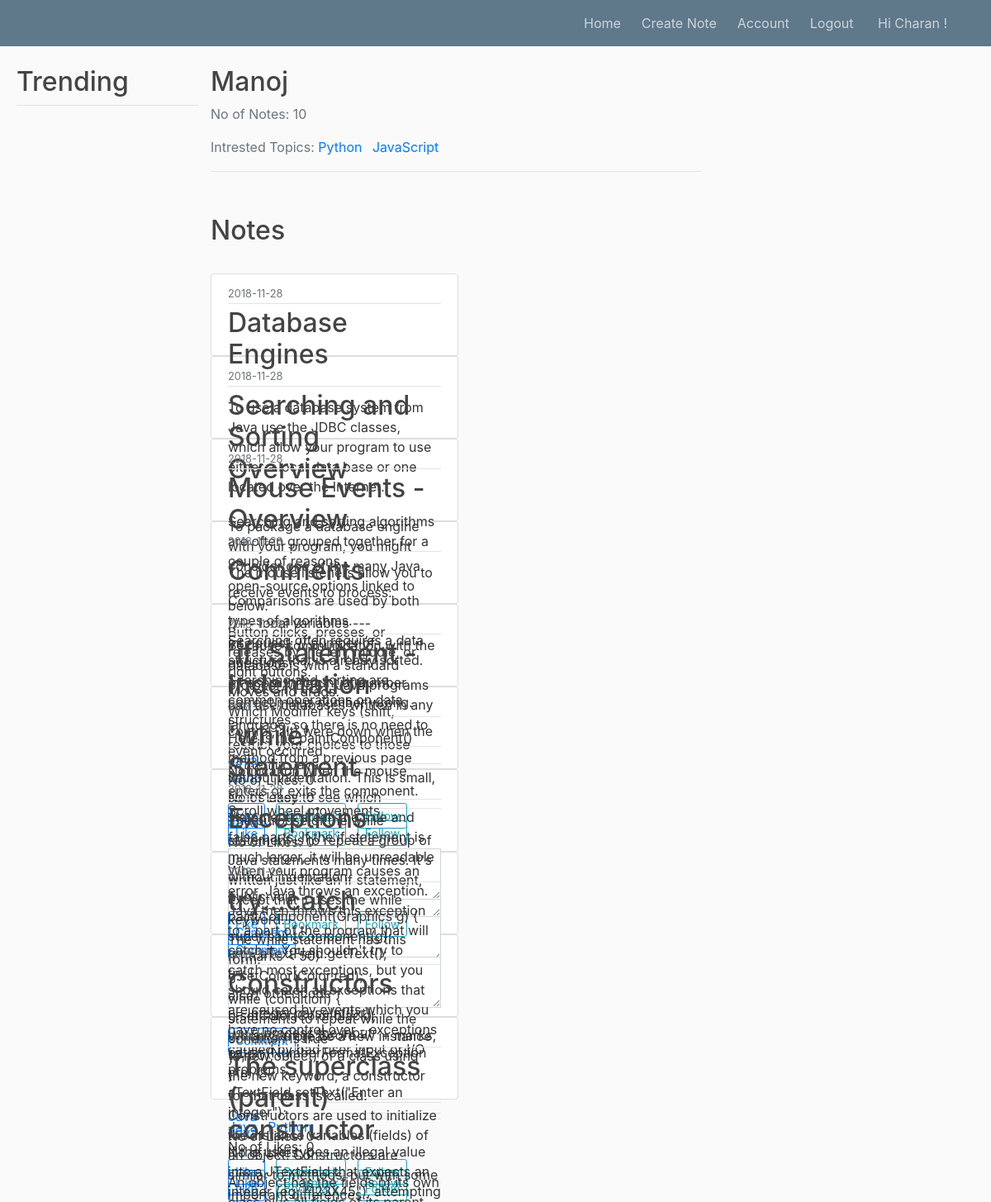
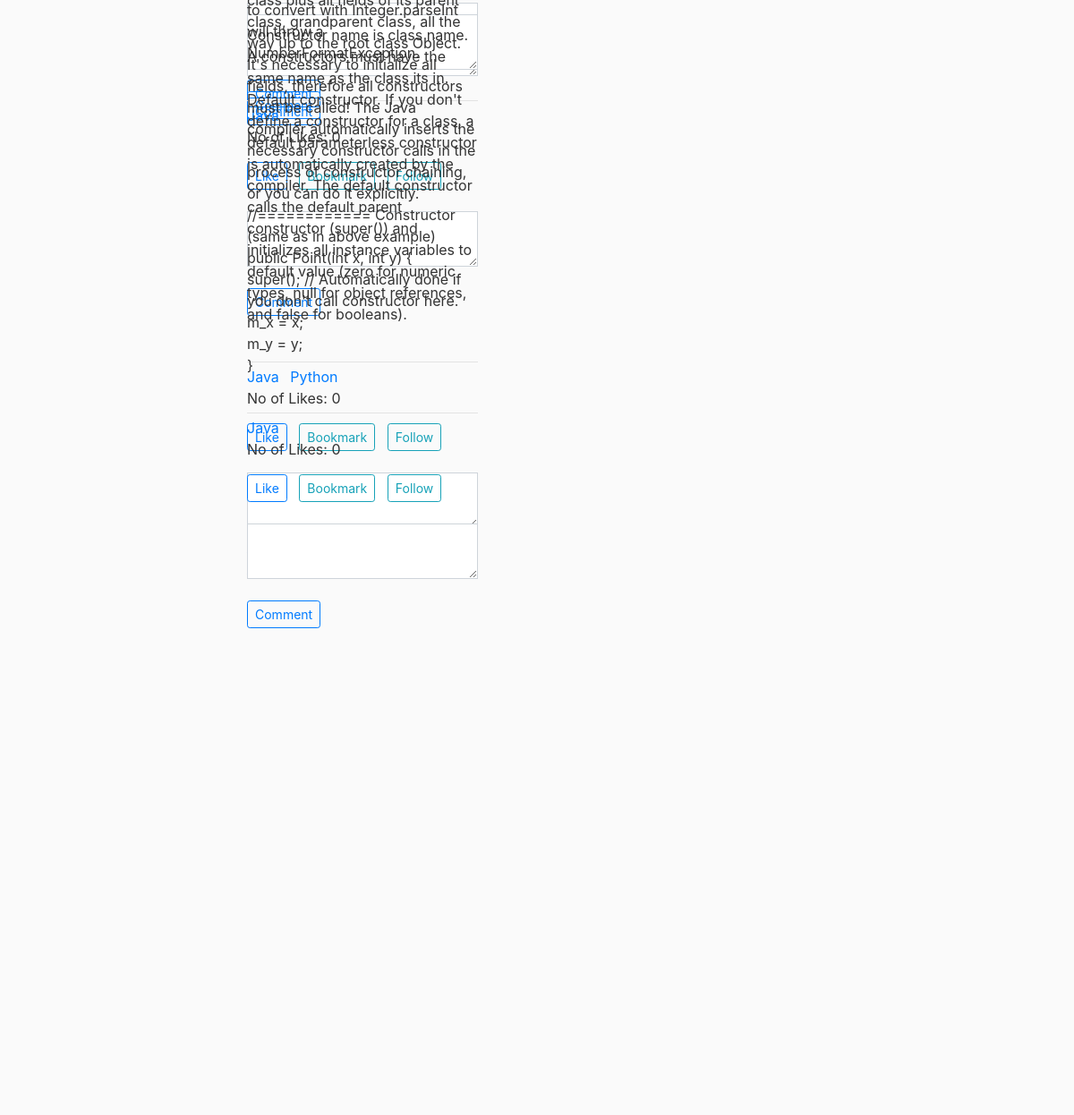
Screenshot of /user/2 (signed in) with the database file from the repository (2 pictures, top to bottom).
### flaskblog/models.py (models this page shows, shortened)
class User(db.Model, UserMixin):
    id = db.Column(db.Integer, primary_key=True)
    firstname = db.Column(db.String(20), nullable=False)
    lastname = db.Column(db.String(20), nullable=False)
    email = db.Column(db.String(120), unique=True, nullable=False)
    password = db.Column(db.String(60), nullable=False)
    note = db.relationship('Note', backref='author', lazy=True)

class Tag(db.Model):
    id = db.Column(db.Integer, primary_key=True)
    name = db.Column(db.String(100), nullable=False)
    usertags = db.relationship('User', secondary='tagmapper', backref=db.backref('usertags', lazy='dynamic'))
    notetags = db.relationship('Note', secondary='notemapper', backref=db.backref('notetags', lazy='dynamic'))

class Note(db.Model):
    id = db.Column(db.Integer, primary_key=True)
    title = db.Column(db.String(100), nullable=False)
    date_created = db.Column(db.DateTime, nullable=False, default=datetime.utcnow)
    content = db.Column(db.Text, nullable=False)
    mode = db.Column(db.String(10), nullable=False)
    likes = db.Column(db.Integer, default= 0)
    user_id = db.Column(db.Integer, db.ForeignKey('user.id'), nullable=False)

### flaskblog/routes.py (the view)
@app.route("/user/<int:user_id>")
def user_notes(user_id):
    user = User.query.filter_by(id=user_id).first_or_404()
    notecount = Note.query.filter_by(user_id = user.id).count()
    notes = Note.query.filter_by(author=user)\
        .order_by(Note.date_created.desc())
    return render_template('user_notes.html', notes=notes, user=user, count = notecount)

### flaskblog/models.py (called while the page is built)
@login_manager.user_loader
def load_user(user_id):
    return User.query.get(int(user_id))

### flaskblog/templates/user_notes.html
{% extends "layout.html" %}
{% block content %}
<div class="article-metadata">
  <h2> {{ user.firstname }} </h2>
  <p class="text-secondary"> No of Notes: {{ count }}</p>
  <p class="text-secondary"> Intrested Topics:
  {% for n in user.usertags %}
    <a class="mr-2" href="{{ url_for('tags', tag_id=n.id) }}">{{ n.name }}</a>
  {% endfor %}
  </p>
</div>
<br>
<br>
<h2>Notes</h2>
<br>
{% for note in notes %}
    <article class="media content-section">
      <div class="media-body">
        <div class="article-metadata">
          <small class="text-muted">{{ note.date_created.strftime('%Y-%m-%d') }}</small>
        </div>
        <div class="article-metadata">
          <h2><a class="article-title" href="{{ url_for('note', note_id=note.id) }}">{{ note.title }}</a></h2><br>
          <p class="article-content">{{ note.content }}</p><br>
        </div>
      {% for n in note.notetags %}
        <a class="mr-2" href="{{ url_for('tags', tag_id=n.id) }}">{{ n.name }}</a>
      {% endfor %}
      <div class="form-group">
        <p class="article-content"> No of Likes: {{ note.likes }}</p>
        <a  class="btn btn-outline-primary btn-sm"  href="{{ url_for('like', note_id=note.id) }}">Like</a>&nbsp&nbsp
        <a  class="btn btn-outline-info btn-sm" href="{{ url_for('bookmark', note_id=note.id) }}">Bookmark</a>&nbsp&nbsp
        <a  class="btn btn-outline-info btn-sm" href="{{ url_for('follow', note_id=note.id) }}">Follow</a>
        <br>
        <br>
        <textarea class="form-control rounded-0" id="exampleFormControlTextarea2" rows="2"></textarea><br>
        <p><a class="btn btn-outline-primary btn-sm" href="{{ url_for('comment', note_id=note.id) }}" data-toggle="collapse" href="#collapseExample" role="button" aria-expanded="false" aria-controls="collapseExample"> Comment </a></p>
      </div>
    </div>
    </article>
{% endfor %}
{% endblock content %}

### flaskblog/templates/layout.html (shortened to what this page needs)
<!DOCTYPE html>
<html>
<head>
    <link rel="stylesheet" href="https://maxcdn.bootstrapcdn.com/bootstrap/4.0.0/css/bootstrap.min.css">
    <link rel="stylesheet" type="text/css" href="{{ url_for('static', filename='main.css') }}">
</head>
<body>
    <header class="site-header">
    {% if current_user.is_authenticated %}
      <nav class="navbar navbar-expand-md navbar-dark bg-steel fixed-top">
        <div class="container">
          <div class="collapse navbar-collapse" id="navbarToggle">
            <div class="navbar-nav">
                <a class="nav-item nav-link" href="{{ url_for('home') }}">Home</a>&nbsp&nbsp
                <a class="nav-item nav-link" href="{{ url_for('new_note') }}">Create Note</a>&nbsp&nbsp
                <a class="nav-item nav-link" href="{{ url_for('account') }}">Account</a>&nbsp&nbsp
                <a class="nav-item nav-link" href="{{ url_for('logout') }}">Logout</a>&nbsp&nbsp&nbsp
                <a class="nav-item nav-link">Hi {{ current_user.firstname }} !</a>
            </div>
          </div>
        </div>
      </nav>
    {% endif %}
    </header>
    <section class="container">
       <div class="div1">
         <div class="article-metadata">
           <h2>Trending</h2>
         </div>
       </div>
       <div class="div2">
         <div class="div3">
         <main role="main" class="container">
                 {% block content %}{% endblock %}
         </main>
          </div>
          <div class="div4">
           <br><br><br><br>
           <div id="chart_div" style="width: 100%; height: 100%;"></div>
          </div>
       </div>
    </section>
</body>
</html>

### flaskblog/static/main.css (style rules this page uses)
body { background: #fafafa; color: #333333; margin-top: 5rem; }
.container { display: table; width: 100%; }
.div1 { background-color: #ff9e2c; position: absolute; left: 0px; width: 50%; }
.div2 { background-color: #b6701e; position: absolute; right: 0px; width: 50%; }
h1, h2, h3, h4, h5, h6 { color: #444444; }
.bg-steel { background-color: #5f788a; }
.site-header .navbar-nav .nav-link { color: #cbd5db; }
.content-section { background: #ffffff; padding: 10px 20px; border: 1px solid #dddddd; border-radius: 3px; width: 300px; height: 100px; box-sizing: border-box; }
.article-title { color: #444444; }
.article-content { white-space: pre-line; }
.article-metadata { padding-bottom: 1px; margin-bottom: 4px; border-bottom: 1px solid #e3e3e3 }

### flaskblog/templates/layout.html (style rules this page uses)
.container { display: table; width: 100%; }
.div1 { background-color: #fafafa; position: absolute; left: 20px; width: 20%; height: 100% }
.div2 { background-color: #fafafa; position: absolute; right: 0px; width: 80%; height: 100% }
.div3 { background-color: #fafafa; position: absolute; left: 0px; width: 65%; height: 100% }
.div4 { background-color: #fafafa; position: absolute; right: 0px; width: 35%; height: 100% }

### rows the page displays
User: firstname "Charan"
User: firstname "Manoj"
Tag: name "Python"
Tag: name "JavaScript"
Note: date_created "2018-11-28", title "Database Engines", content "To use a database system from Java use the JDBC classes, which allow your program to use either a local data base or one located over the Internet. To package a database engine with your program, you might consider one of the many Java open-source options linked to below. Because communication with the database is with a standard protocol (JDBC), Java programs can use databases written in any language, so there is no need to restrict your choices to those written in Java.", likes "0"
Tag: name "Java"
Note: date_created "2018-11-28", title "Searching and Sorting Overview", content "Searching and sorting algorithms are often grouped together for a couple of reasons. Comparisons are used by both types of algorithms. Searching often requires a data structure that is already sorted. Searching and sorting are common operations on data structures.", likes "0"
Note: date_created "2018-11-28", title "Mouse Events - Overview", content "The mouse listeners allow you to receive events to process: Button clicks, presses, or releases by the left, middle, or right buttons. Moves and drags. Which Modifier keys (shift, control, alt) were down when the event occurred. Notification when the mouse enters or exits the component. Scroll wheel movements."
Note: date_created "2018-11-28", title "Comments", content "//--- local variables --- int nquest; // number of questions. int score; // count of number correct minus number wrong.", likes "0"
Note: date_created "2018-11-28", title "'if' Statement - Indentation", content "Here is the paintComponent() method from a previous page without indentation. This is small, so it's easy to see which statements are in the true and false parts. If the if statement is much larger, it will be unreadable without indentation. public void paintComponent(Graphics g) { super.paintComponent(g); if (marks < 50) g.setColor(Color.red); else g.setColor(Color.black); g.drawString(\"Score = \" + marks, 10, 50); }", likes "0"
Note: date_created "2018-11-28", title "'while' Statement", content "The purpose of the while statement is to repeat a group of Java statements many times. It's written just like an if statement, except that it uses the while keyword. The while statement has this form: while (condition) { statements to repeat while the condition is true }", likes "0"
Note: date_created "2018-11-28", title "Exceptions", content "When your program causes an error, Java throws an exception. Java then throws this exception to a part of the program that will catch it. You shouldn't try to catch most exceptions, but you should catch all exceptions that are caused by events which you have no control over - exceptions caused by bad user input or I/O problems.", likes "0"
Note: date_created "2018-11-28", title "try...catch", content "txt = aTextField.getText(); try { . . . // other code i = Integer.parseInt(txt); . . . // process the input catch (NumberFormatException nfe) { aTextField.setText(\"Enter an integer\"); } If the user types an illegal value into a JTextField that expects an integer (eg, \"123X45\"), attempting to convert with Integer.parseInt will throw a NumberFormatException.", likes "0"
Note: date_created "2018-11-28", title "Constructors", content "When you create a new instance (a new object) of a class using the new keyword, a constructor for that class is called. Constructors are used to initialize the instance variables (fields) of an object. Constructors are similar to methods, but with some important differences. Constructor name is class name. A constructors must have the same name as the class its in. Default constructor. If you don't define a constructor for a class, a default parameterless constructor is automatically created by the compiler. The default constructor calls the default parent constructor (super()) and initializes all instance variables to default value (zero for numeric types, null for object references, and…", likes "0"
Note: date_created "2018-11-28", title "The superclass (parent) constructor", content "An object has the fields of its own class plus all fields of its parent class, grandparent class, all the way up to the root class Object. It's necessary to initialize all fields, therefore all constructors must be called! The Java compiler automatically inserts the necessary constructor calls in the process of constructor chaining, or you can do it explicitly. //============ Constructor (same as in above example) public Point(int x, int y) { super(); // Automatically done if you don't call constructor here. m_x = x; m_y = y; }", likes "0"

### other values shown
{{ count }} "10"
